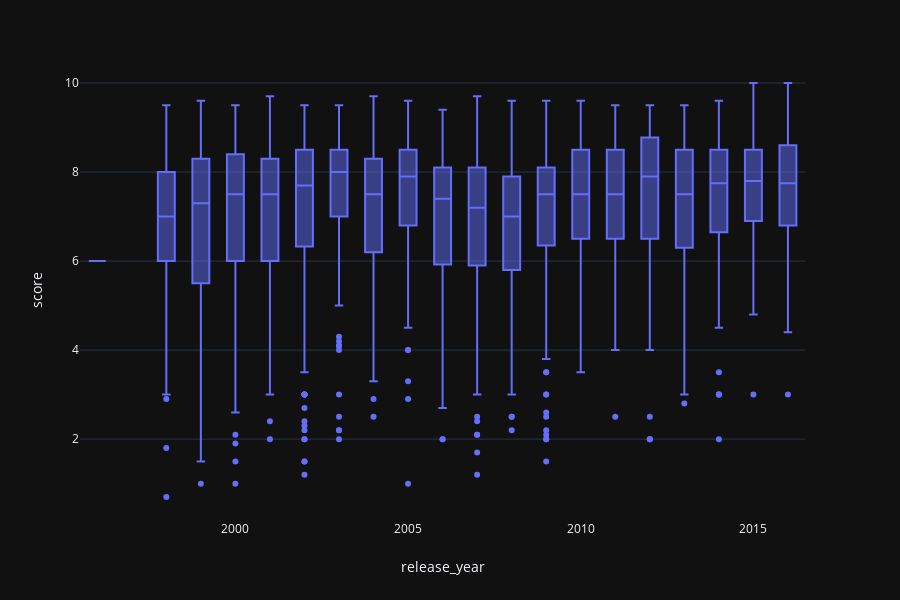

The code cell stored with this chart in its notebook:
### Markdown cell above
## Kleines Demo zu *Plotly.express*

### Code cell
import plotly.express as px
#fig = px.scatter(filtered_df, x="release_year", y="score", template="plotly_dark")
fig = px.box(filtered_df, x="release_year", y="score", template="plotly_dark")
fig.show()

### Figure 1 — Plotly figure (JSON) as saved in the notebook; plotly's stock layout.template omitted (floating-point values rounded to 4 significant figures; data arrays with more than 128 entries replaced by an {"elided": "..."} marker saying what was removed)
{"data": [{"alignmentgroup": "True", "hoverlabel": {"namelength": 0}, "hovertemplate": "release_year=%{x}<br>score=%{y}", "legendgroup": "", "marker": {"color": "#636efa"}, "name": "", "notched": false, "offsetgroup": "", "orientation": "v", "showlegend": false, "type": "box", "x": {"elided": "3370 int values"}, "x0": " ", "xaxis": "x", "y": {"elided": "3370 float values"}, "y0": " ", "yaxis": "y"}], "layout": {"boxmode": "group", "height": 600, "legend": {"tracegroupgap": 0}, "margin": {"t": 60}, "xaxis": {"anchor": "y", "domain": [0, 0.98], "title": {"text": "release_year"}}, "yaxis": {"anchor": "x", "domain": [0, 1], "title": {"text": "score"}}}}
